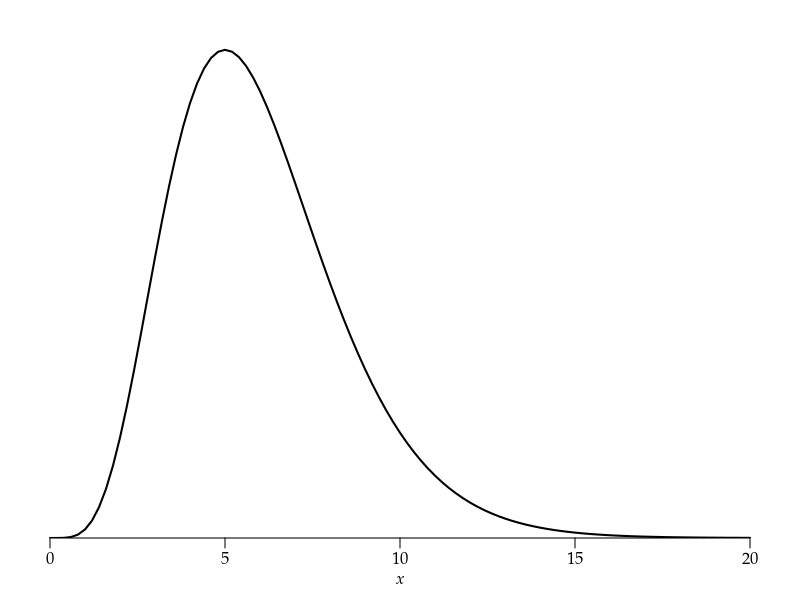

Here is the R script that generated this plot: (Note: this script raises an error after producing the figure.)
args = commandArgs()
basename = sub(".R$", "", sub("^--file=(.*/)?", "", args[grep("^--file=", args)]))
if (length(basename) != 0)
    pdf(file=paste0(basename, "_tmp.pdf"), colormodel="gray", width=4, height=3)
par(family="Palatino")
par(mgp=c(1.5,0.5,0)) # title and axis margins. default: c(3,1,0)
par(mar=c(3,1,1,1)+0.1) # bottom, left, top, right margins. default: c(5,4,4,2)+0.1
plot(NULL, xlim=c(0,20), ylim=c(0,dgamma(5,6)+0.01),
     xlab=expression(italic(x)), ylab="", yaxs="i", axes=FALSE)
axis(1)
curve(dgamma(x,6), lwd=2, add=TRUE)
dev.off()
embedFonts(paste0(basename, "_tmp.pdf"), outfile=paste0(basename, ".pdf"),
           options="-c \"<</NeverEmbed []>> setdistillerparams\" -f ")
